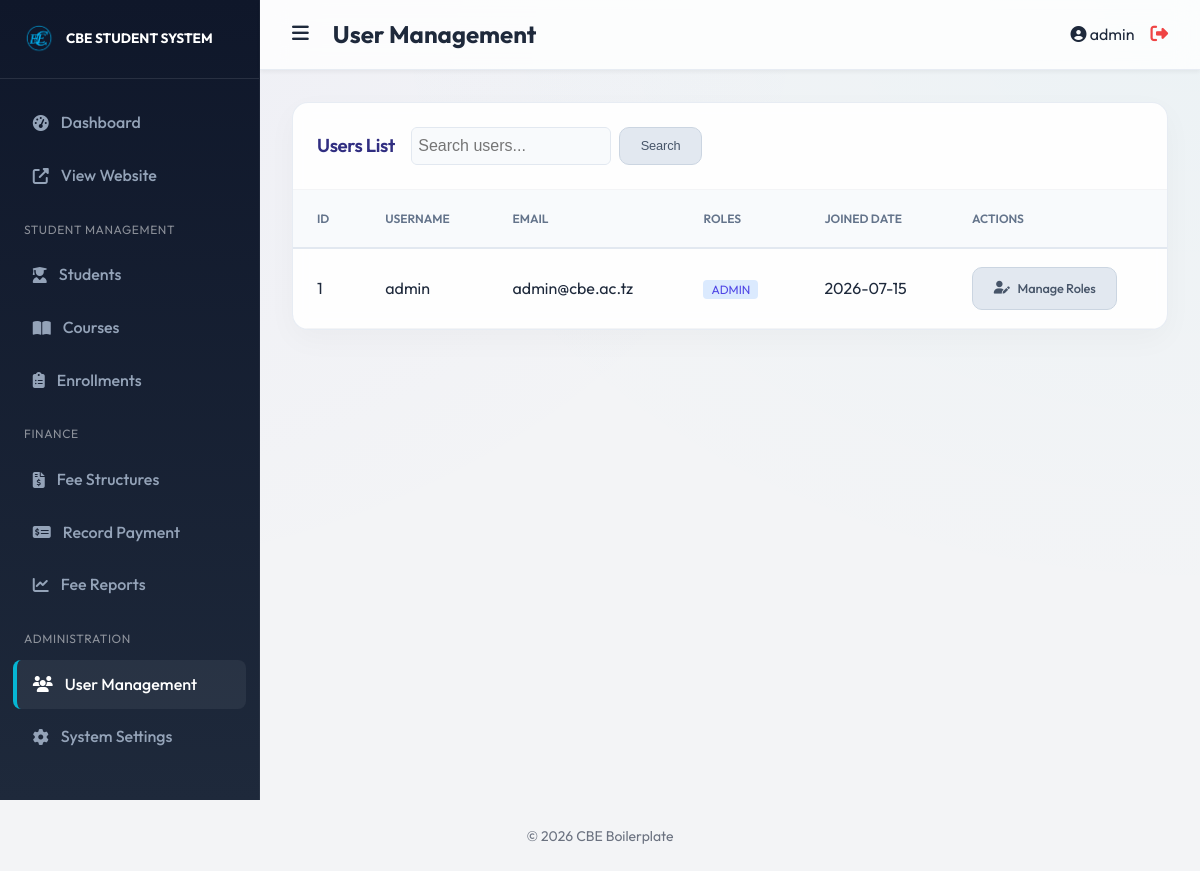
Page /modules/users/list.php?error=notfound (signed in) on the committed database.
### tables this page shows
CREATE TABLE `users` (
  `id` int(11) NOT NULL AUTO_INCREMENT,
  `username` varchar(50) NOT NULL,
  `email` varchar(100) NOT NULL,
  `password` varchar(255) NOT NULL,
  `created_at` timestamp NOT NULL DEFAULT current_timestamp(),
  PRIMARY KEY (`id`),
  UNIQUE KEY `email` (`email`),
  UNIQUE KEY `username` (`username`)
);

### public/modules/users/list.php (the view, shortened to what this page needs)
<?php
include __DIR__ . '/../../../includes/header.php';
require_once __DIR__ . '/../../../config/database.php';
$search = $_GET['search'] ?? '';
if (!empty($search)) {
    $stmt = $pdo->prepare("SELECT u.*, GROUP_CONCAT(r.name) as roles_list
                           FROM users u
                           LEFT JOIN user_roles ur ON u.id = ur.user_id
                           LEFT JOIN roles r ON ur.role_id = r.id
                           WHERE u.username LIKE ? OR u.email LIKE ?
                           GROUP BY u.id
                           ORDER BY u.created_at DESC");
    $stmt->execute(["%$search%", "%$search%"]);
} else {
    $stmt = $pdo->query("SELECT u.*, GROUP_CONCAT(r.name) as roles_list
                         FROM users u
                         LEFT JOIN user_roles ur ON u.id = ur.user_id
                         LEFT JOIN roles r ON ur.role_id = r.id
                         GROUP BY u.id
                         ORDER BY u.created_at DESC");
}
$users = $stmt->fetchAll();
?>
<div class="card">
    <div class="card-header">
        <div style="display: flex; gap: 1rem; align-items: center; flex-wrap: wrap;">
            <h3>Users List</h3>
            <form action="" method="GET" style="display: flex; gap: 0.5rem; margin-left: auto;">
                <input type="text" name="search" value="<?php echo htmlspecialchars($search); ?>"
                    placeholder="Search users..." class="form-control" style="width: 200px; padding: 0.4rem;">
                <button type="submit" class="btn btn-secondary btn-sm" style="width: auto;">Search</button>
            </form>
        </div>
    </div>
    <div class="table-responsive">
        <table>
            <thead>
                <tr>
                    <th>ID</th>
                    <th>Username</th>
                    <th>Email</th>
                    <th>Roles</th>
                    <th>Joined Date</th>
                    <th>Actions</th>
                </tr>
            </thead>
            <tbody>
                <?php foreach ($users as $user): ?>
                    <tr>
                        <td>
                            <?php echo $user['id']; ?>
                        </td>
                        <td>
                            <?php echo htmlspecialchars($user['username']); ?>
                        </td>
                        <td>
                            <?php echo htmlspecialchars($user['email']); ?>
                        </td>
                        <td>
                            <?php
                            $roles = explode(',', $user['roles_list'] ?? 'user');
                            foreach ($roles as $role):
                                $class = ($role == 'admin') ? 'bg-primary-light' : 'bg-success-light';
                                ?>
                                <span style="padding: 2px 8px; border-radius: 4px; font-size: 0.75rem; margin-right: 4px;"
                                    class="<?php echo $class; ?>">
                                    <?php echo strtoupper($role); ?>
                                </span>
                            <?php endforeach; ?>
                        </td>
                        <td>
                            <?php echo date('Y-m-d', strtotime($user['created_at'])); ?>
                        </td>
                        <td>
                            <a href="edit.php?id=<?php echo $user['id']; ?>" class="btn btn-secondary btn-sm"><i
                                    class="fas fa-user-edit"></i> Manage Roles</a>
                        </td>
                    </tr>
                <?php endforeach; ?>
            </tbody>
        </table>
    </div>
</div>
<?php include __DIR__ . '/../../../includes/footer.php'; ?>

### public/assets/css/main.css (style rules this page uses)
* { box-sizing: border-box; margin: 0; padding: 0; }
body { font-family: var(--font_family); background-color: var(--background); color: var(--text); line-height: 1.6; }
a { text-decoration: none; color: inherit; }
.form-control { width: 100%; padding: 0.75rem; border: 1px solid #ddd; border-radius: 6px; font-size: 1rem; }
.btn { display: inline-block; padding: 0.75rem 1.5rem; border-radius: 6px; border: none; cursor: pointer; font-weight: 600; transition: all 0.3s ease; }
.bg-primary-light { background: #dbeafe; color: var(--primary); }
.card { background: white; border-radius: 12px; box-shadow: 0 4px 6px rgba(0, 0, 0, 0.02); overflow: hidden; }
.card-header { padding: 1.5rem; border-bottom: 1px solid #f3f4f6; display: flex; justify-content: space-between; align-items: center; }
.table-responsive { overflow-x: auto; }
table { width: 100%; border-collapse: collapse; }
th { text-align: left; padding: 1rem 1.5rem; background: #f9fafb; font-size: 0.75rem; text-transform: uppercase; color: #6b7280; }
td { padding: 1rem 1.5rem; border-bottom: 1px solid #f3f4f6; }
.btn-sm { padding: 0.4rem 0.8rem; font-size: 0.8rem; }
.btn-secondary { background-color: #6b7280; color: white; }
html { scroll-behavior: smooth; }
:root { --glass-bg: rgba(255, 255, 255, 0.7); --glass-border: rgba(255, 255, 255, 0.4); --glass-shadow: 0 8px 32px 0 rgba(31, 38, 135, 0.07); }
.card, .stat-card { border: none; border-radius: 16px; box-shadow: 0 4px 20px rgba(0,0,0,0.05); transition: transform 0.2s, box-shadow 0.2s; }
table th { background: #f8fafc; border-bottom: 2px solid #e2e8f0; color: #475569; }
body { background-image: radial-gradient(at 0% 0%, rgba(79, 70, 229, 0.03) 0px, transparent 50%), radial-gradient(at 100% 0%, rgba(6, 182, 212, 0.03) 0px, transparent 50%); background-attachment: fixed; }
.card { background: rgba(255, 255, 255, 0.9); border: 1px solid rgba(226, 232, 240, 0.8); backdrop-filter: blur(8px); box-shadow: 0 10px 30px rgba(0, 0, 0, 0.03); margin-bottom: 2rem; }
.card-header h3 { font-weight: 600; letter-spacing: -0.02em; color: var(--secondary); }
.form-control { background-color: #f8fafc; border: 1.5px solid #e2e8f0; transition: all 0.3s ease; }
table th { font-weight: 600; color: #64748b; border-bottom: 2px solid #e2e8f0; padding: 1.2rem 1.5rem !important; }
table td { padding: 1.1rem 1.5rem !important; vertical-align: middle; }
table tr { transition: background-color 0.2s ease; }
.btn { border-radius: 10px; display: inline-flex; align-items: center; justify-content: center; gap: 0.5rem; font-weight: 500; letter-spacing: -0.01em; padding: 0.65rem 1.3rem; }
.btn-secondary { background: #e2e8f0 !important; color: #475569 !important; border: 1.5px solid #cbd5e1; }

### rows in the picture
users: id "1", username "admin", email "admin@cbe.ac.tz", role "ADMIN", created_at "2026-07-15"

### other values in the picture
get_setting('system_name', 'CBE SYSTEM') "CBE STUDENT SYSTEM"
$page_title "User Management"
$_SESSION['username'] "admin"
get_setting('footer_text', '© 2026 CBE Boilerplate') "© 2026 CBE Boilerplate"
